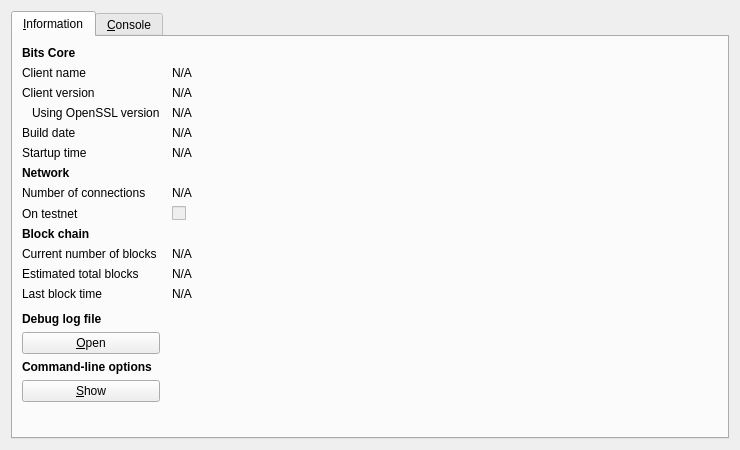
<?xml version="1.0" encoding="UTF-8"?>
<ui version="4.0">
 <class>RPCConsole</class>
 <widget class="QDialog" name="RPCConsole">
  <property name="geometry">
   <rect>
    <x>0</x>
    <y>0</y>
    <width>740</width>
    <height>450</height>
   </rect>
  </property>
  <property name="windowTitle">
   <string>Bits - Debug window</string>
  </property>
  <layout class="QVBoxLayout" name="verticalLayout_2">
   <item>
    <widget class="QTabWidget" name="tabWidget">
     <property name="currentIndex">
      <number>0</number>
     </property>
     <widget class="QWidget" name="tab_info">
      <attribute name="title">
       <string>&amp;Information</string>
      </attribute>
      <layout class="QGridLayout" name="gridLayout" columnstretch="0,1">
       <property name="horizontalSpacing">
        <number>12</number>
       </property>
       <item row="0" column="0">
        <widget class="QLabel" name="label_9">
         <property name="font">
          <font>
           <weight>75</weight>
           <bold>true</bold>
          </font>
         </property>
         <property name="text">
          <string>Bits Core</string>
         </property>
        </widget>
       </item>
       <item row="1" column="0">
        <widget class="QLabel" name="label_5">
         <property name="text">
          <string>Client name</string>
         </property>
        </widget>
       </item>
       <item row="1" column="1">
        <widget class="QLabel" name="clientName">
         <property name="cursor">
          <cursorShape>IBeamCursor</cursorShape>
         </property>
         <property name="text">
          <string>N/A</string>
         </property>
         <property name="textFormat">
          <enum>Qt::PlainText</enum>
         </property>
         <property name="textInteractionFlags">
          <set>Qt::LinksAccessibleByMouse|Qt::TextSelectableByKeyboard|Qt::TextSelectableByMouse</set>
         </property>
        </widget>
       </item>
       <item row="2" column="0">
        <widget class="QLabel" name="label_6">
         <property name="text">
          <string>Client version</string>
         </property>
        </widget>
       </item>
       <item row="2" column="1">
        <widget class="QLabel" name="clientVersion">
         <property name="cursor">
          <cursorShape>IBeamCursor</cursorShape>
         </property>
         <property name="text">
          <string>N/A</string>
         </property>
         <property name="textFormat">
          <enum>Qt::PlainText</enum>
         </property>
         <property name="textInteractionFlags">
          <set>Qt::LinksAccessibleByMouse|Qt::TextSelectableByKeyboard|Qt::TextSelectableByMouse</set>
         </property>
        </widget>
       </item>
       <item row="3" column="0">
        <widget class="QLabel" name="label_14">
         <property name="text">
          <string>Using OpenSSL version</string>
         </property>
         <property name="indent">
          <number>10</number>
         </property>
        </widget>
       </item>
       <item row="3" column="1">
        <widget class="QLabel" name="openSSLVersion">
         <property name="cursor">
          <cursorShape>IBeamCursor</cursorShape>
         </property>
         <property name="text">
          <string>N/A</string>
         </property>
         <property name="textFormat">
          <enum>Qt::PlainText</enum>
         </property>
         <property name="textInteractionFlags">
          <set>Qt::LinksAccessibleByMouse|Qt::TextSelectableByKeyboard|Qt::TextSelectableByMouse</set>
         </property>
        </widget>
       </item>
       <item row="4" column="0">
        <widget class="QLabel" name="label_12">
         <property name="text">
          <string>Build date</string>
         </property>
        </widget>
       </item>
       <item row="4" column="1">
        <widget class="QLabel" name="buildDate">
         <property name="cursor">
          <cursorShape>IBeamCursor</cursorShape>
         </property>
         <property name="text">
          <string>N/A</string>
         </property>
         <property name="textFormat">
          <enum>Qt::PlainText</enum>
         </property>
         <property name="textInteractionFlags">
          <set>Qt::LinksAccessibleByMouse|Qt::TextSelectableByKeyboard|Qt::TextSelectableByMouse</set>
         </property>
        </widget>
       </item>
       <item row="5" column="0">
        <widget class="QLabel" name="label_13">
         <property name="text">
          <string>Startup time</string>
         </property>
        </widget>
       </item>
       <item row="5" column="1">
        <widget class="QLabel" name="startupTime">
         <property name="cursor">
          <cursorShape>IBeamCursor</cursorShape>
         </property>
         <property name="text">
          <string>N/A</string>
         </property>
         <property name="textFormat">
          <enum>Qt::PlainText</enum>
         </property>
         <property name="textInteractionFlags">
          <set>Qt::LinksAccessibleByMouse|Qt::TextSelectableByKeyboard|Qt::TextSelectableByMouse</set>
         </property>
        </widget>
       </item>
       <item row="6" column="0">
        <widget class="QLabel" name="label_11">
         <property name="font">
          <font>
           <weight>75</weight>
           <bold>true</bold>
          </font>
         </property>
         <property name="text">
          <string>Network</string>
         </property>
        </widget>
       </item>
       <item row="7" column="0">
        <widget class="QLabel" name="label_7">
         <property name="text">
          <string>Number of connections</string>
         </property>
        </widget>
       </item>
       <item row="7" column="1">
        <widget class="QLabel" name="numberOfConnections">
         <property name="cursor">
          <cursorShape>IBeamCursor</cursorShape>
         </property>
         <property name="text">
          <string>N/A</string>
         </property>
         <property name="textFormat">
          <enum>Qt::PlainText</enum>
         </property>
         <property name="textInteractionFlags">
          <set>Qt::LinksAccessibleByMouse|Qt::TextSelectableByKeyboard|Qt::TextSelectableByMouse</set>
         </property>
        </widget>
       </item>
       <item row="8" column="0">
        <widget class="QLabel" name="label_8">
         <property name="text">
          <string>On testnet</string>
         </property>
        </widget>
       </item>
       <item row="8" column="1">
        <widget class="QCheckBox" name="isTestNet">
         <property name="enabled">
          <bool>false</bool>
         </property>
         <property name="text">
          <string/>
         </property>
        </widget>
       </item>
       <item row="9" column="0">
        <widget class="QLabel" name="label_10">
         <property name="font">
          <font>
           <weight>75</weight>
           <bold>true</bold>
          </font>
         </property>
         <property name="text">
          <string>Block chain</string>
         </property>
        </widget>
       </item>
       <item row="10" column="0">
        <widget class="QLabel" name="label_3">
         <property name="text">
          <string>Current number of blocks</string>
         </property>
        </widget>
       </item>
       <item row="10" column="1">
        <widget class="QLabel" name="numberOfBlocks">
         <property name="cursor">
          <cursorShape>IBeamCursor</cursorShape>
         </property>
         <property name="text">
          <string>N/A</string>
         </property>
         <property name="textFormat">
          <enum>Qt::PlainText</enum>
         </property>
         <property name="textInteractionFlags">
          <set>Qt::LinksAccessibleByMouse|Qt::TextSelectableByKeyboard|Qt::TextSelectableByMouse</set>
         </property>
        </widget>
       </item>
       <item row="11" column="0">
        <widget class="QLabel" name="label_4">
         <property name="text">
          <string>Estimated total blocks</string>
         </property>
        </widget>
       </item>
       <item row="11" column="1">
        <widget class="QLabel" name="totalBlocks">
         <property name="cursor">
          <cursorShape>IBeamCursor</cursorShape>
         </property>
         <property name="text">
          <string>N/A</string>
         </property>
         <property name="textFormat">
          <enum>Qt::PlainText</enum>
         </property>
         <property name="textInteractionFlags">
          <set>Qt::LinksAccessibleByMouse|Qt::TextSelectableByKeyboard|Qt::TextSelectableByMouse</set>
         </property>
        </widget>
       </item>
       <item row="12" column="0">
        <widget class="QLabel" name="label_2">
         <property name="text">
          <string>Last block time</string>
         </property>
        </widget>
       </item>
       <item row="12" column="1">
        <widget class="QLabel" name="lastBlockTime">
         <property name="cursor">
          <cursorShape>IBeamCursor</cursorShape>
         </property>
         <property name="text">
          <string>N/A</string>
         </property>
         <property name="textFormat">
          <enum>Qt::PlainText</enum>
         </property>
         <property name="textInteractionFlags">
          <set>Qt::LinksAccessibleByMouse|Qt::TextSelectableByKeyboard|Qt::TextSelectableByMouse</set>
         </property>
        </widget>
       </item>
       <item row="13" column="0">
        <spacer name="verticalSpacer_2">
         <property name="orientation">
          <enum>Qt::Vertical</enum>
         </property>
         <property name="sizeHint" stdset="0">
          <size>
           <width>20</width>
           <height>20</height>
          </size>
         </property>
        </spacer>
       </item>
       <item row="14" column="0">
        <widget class="QLabel" name="labelDebugLogfile">
         <property name="font">
          <font>
           <weight>75</weight>
           <bold>true</bold>
          </font>
         </property>
         <property name="text">
          <string>Debug log file</string>
         </property>
        </widget>
       </item>
       <item row="15" column="0">
        <widget class="QPushButton" name="openDebugLogfileButton">
         <property name="toolTip">
          <string>Open the Bits debug log file from the current data directory. This can take a few seconds for large log files.</string>
         </property>
         <property name="text">
          <string>&amp;Open</string>
         </property>
         <property name="autoDefault">
          <bool>false</bool>
         </property>
        </widget>
       </item>
       <item row="16" column="0">
        <widget class="QLabel" name="labelCLOptions">
         <property name="font">
          <font>
           <weight>75</weight>
           <bold>true</bold>
          </font>
         </property>
         <property name="text">
          <string>Command-line options</string>
         </property>
        </widget>
       </item>
       <item row="17" column="0">
        <widget class="QPushButton" name="showCLOptionsButton">
         <property name="toolTip">
          <string>Show the Bits-Qt help message to get a list with possible Bits command-line options.</string>
         </property>
         <property name="text">
          <string>&amp;Show</string>
         </property>
         <property name="autoDefault">
          <bool>false</bool>
         </property>
        </widget>
       </item>
       <item row="18" column="0">
        <spacer name="verticalSpacer">
         <property name="orientation">
          <enum>Qt::Vertical</enum>
         </property>
         <property name="sizeHint" stdset="0">
          <size>
           <width>20</width>
           <height>40</height>
          </size>
         </property>
        </spacer>
       </item>
      </layout>
     </widget>
     <widget class="QWidget" name="tab_console">
      <attribute name="title">
       <string>&amp;Console</string>
      </attribute>
      <layout class="QVBoxLayout" name="verticalLayout_3">
       <property name="spacing">
        <number>3</number>
       </property>
       <item>
        <widget class="QTextEdit" name="messagesWidget">
         <property name="minimumSize">
          <size>
           <width>0</width>
           <height>100</height>
          </size>
         </property>
         <property name="readOnly">
          <bool>true</bool>
         </property>
         <property name="tabKeyNavigation" stdset="0">
          <bool>false</bool>
         </property>
         <property name="columnCount" stdset="0">
          <number>2</number>
         </property>
        </widget>
       </item>
       <item>
        <layout class="QHBoxLayout" name="horizontalLayout">
         <property name="spacing">
          <number>3</number>
         </property>
         <item>
          <widget class="QLabel" name="label">
           <property name="text">
            <string notr="true">&gt;</string>
           </property>
          </widget>
         </item>
         <item>
          <widget class="QLineEdit" name="lineEdit"/>
         </item>
         <item>
          <widget class="QPushButton" name="clearButton">
           <property name="maximumSize">
            <size>
             <width>24</width>
             <height>24</height>
            </size>
           </property>
           <property name="toolTip">
            <string>Clear console</string>
           </property>
           <property name="text">
            <string/>
           </property>
           <property name="icon">
            <iconset resource="../bitcoin.qrc">
             <normaloff>:/icons/remove</normaloff>:/icons/remove</iconset>
           </property>
           <property name="shortcut">
            <string notr="true">Ctrl+L</string>
           </property>
           <property name="autoDefault">
            <bool>false</bool>
           </property>
          </widget>
         </item>
        </layout>
       </item>
      </layout>
     </widget>
    </widget>
   </item>
  </layout>
 </widget>
 <resources>
  <include location="../bitcoin.qrc"/>
 </resources>
 <connections/>
</ui>
